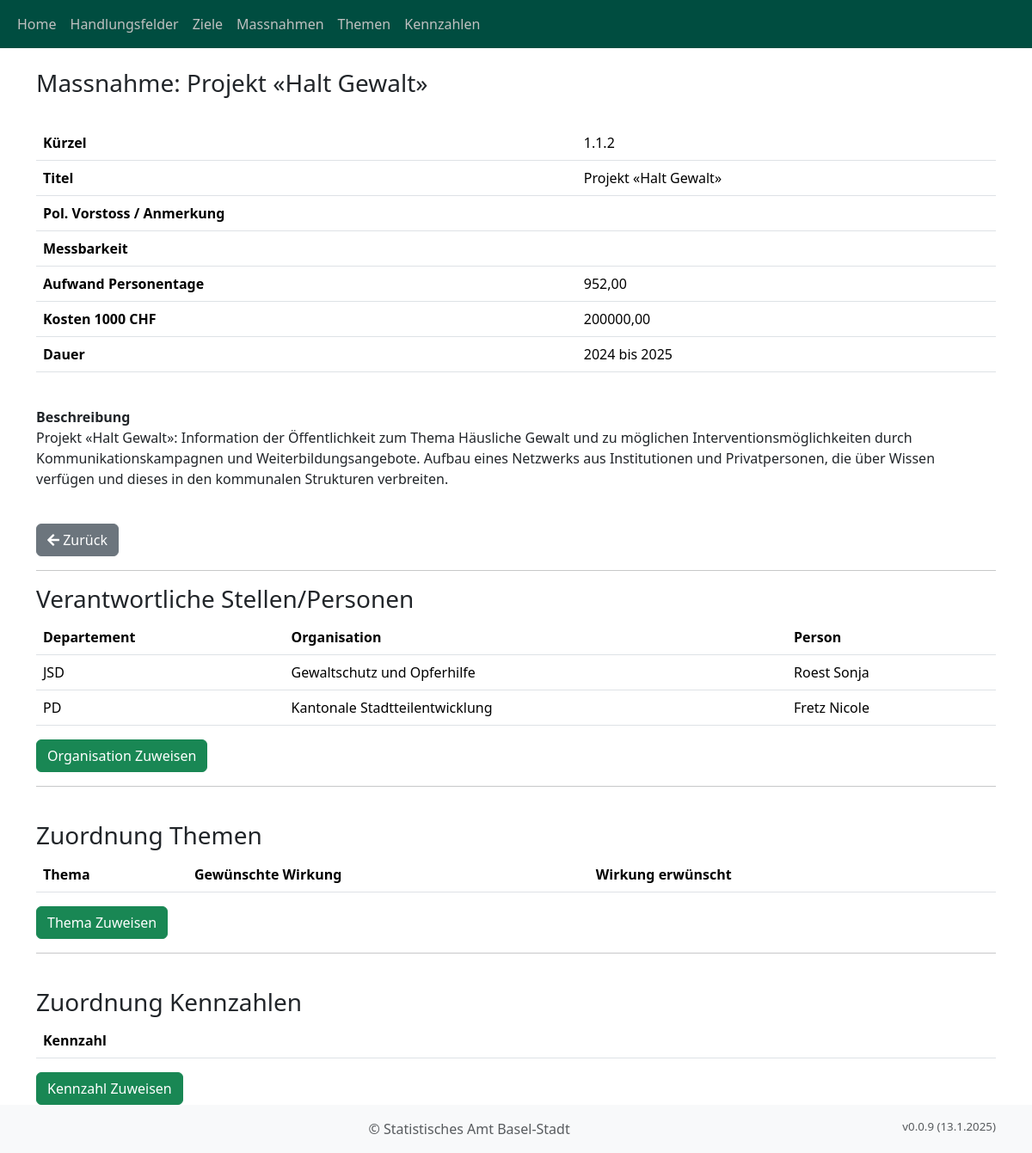
The page /index/massnahme/329/ on the database its author committed.
### objective_manager_app/models.py (models this page shows, shortened)
class BusinessObject(models.Model):
    strategie = models.ForeignKey("Strategie", on_delete=models.CASCADE, related_name="strategie_business_objects")
    typ = models.ForeignKey(
        "BusinessObjectTyp", on_delete=models.CASCADE, related_name="typ"
    )
    vorgaenger = models.ForeignKey(
        "self", on_delete=models.CASCADE, null=True, blank=True
    )
    kuerzel = models.CharField(max_length=10)
    titel = models.CharField(max_length=500, verbose_name="Titel")
    beschreibung = models.TextField(verbose_name="Beschreibung")
    erstellt_am = models.DateTimeField(auto_now_add=True, verbose_name="Erstellt am")
    erstellt_von = models.ForeignKey(
        User, on_delete=models.CASCADE, verbose_name="Erstellt von", blank=True
    )
    aufwand_personen_tage_plan = models.DecimalField(
        max_digits=10, decimal_places=2, verbose_name="Aufwand Personentage", default=0
    )
    aufwand_tsd_chf_plan = models.DecimalField(
        max_digits=10, decimal_places=2, verbose_name="Aufwand tsd CHF", default=0
    )
    jahr_start = models.IntegerField(
        verbose_name="Jahr Start", default=datetime.now().year
    )
    jahr_ende = models.IntegerField(
        verbose_name="Jahr Ende", default=datetime.now().year
    )
    objects = models.Manager()
    handlungsfelder = HandlungsfeldManager()
    ziele = ZielManager()
    massnahmen = MassnahmeManager()

class MassnahmeOrganisation(models.Model):
    massnahme = models.ForeignKey(BusinessObject, on_delete=models.CASCADE)
    organisation = models.ForeignKey(Organisation, on_delete=models.CASCADE)
    person = models.ForeignKey(Person, on_delete=models.CASCADE, default=1)
    bemerkungen = models.TextField(
        max_length=500, verbose_name="Bemerkungen", null=True, blank=True
    )

class Organisation(models.Model):
    departement = models.CharField(max_length=200)
    dienststelle = models.CharField(max_length=200)
    bereich = models.CharField(max_length=200)
    departement_kuerzel = models.CharField(max_length=200)
    dienststelle_kuerzel = models.CharField(max_length=200)
    bereich_kuerzel = models.CharField(max_length=200)
    class Meta:
        ordering = ["departement_kuerzel", "dienststelle"]

class Person(models.Model):
    user = models.OneToOneField(User, on_delete=models.CASCADE, blank=True, null=True)
    vorname = models.CharField(verbose_name="Vorname", max_length=200)
    nachname = models.CharField(verbose_name="Nachname", max_length=200)
    email = models.EmailField(
        verbose_name="Email", max_length=200, null=True, blank=True
    )
    telefon = models.CharField(
        verbose_name="Telefon", max_length=200, null=True, blank=True
    )
    organisation = models.ForeignKey(Organisation, on_delete=models.CASCADE)
    erstellt_am = models.DateTimeField(auto_now_add=True)
    class Meta:
        ordering = ["nachname", "vorname"]
    def __str__(self):
        return f"{self.nachname} {self.vorname}"

### objective_manager_app/views.py (the view)
# urls.py: path("massnahme/<int:pk>/", views.massnahme_detail, name="massnahme_detail"),
def massnahme_detail(request, pk):
    massnahme = get_object_or_404(BusinessObject, pk=pk)
    massnahme_orgs = MassnahmeOrganisation.objects.filter(massnahme=massnahme)
    context = {
        "massnahme": massnahme,
        "massnahme_orgs": massnahme_orgs,
        "strategie": massnahme.strategie,
    }
    return render(
        request,
        "objective_manager_app/massnahme_detail.html",
        context,
    )

### objective_manager_app/templatetags/custom_filters.py (called while the page is built)
@register.filter(name='is_in_group')
def is_in_group(user, group_name):
    if user.is_authenticated:
        return user.groups.filter(name=group_name).exists()
    return False

### templates/objective_manager_app/massnahme_detail.html (shortened to what this page needs)
{% extends "base.html" %}
{% load custom_filters %}
{% block content %}
    <div class="container">
        <h3>Massnahme: {{massnahme.titel}}</h3>
        <br/>
        <table class="table">
            <tr>
                <th>Kürzel</th><td>{{massnahme.kuerzel}}</td>
            </tr>
            <tr>
                <th>Titel</th><td>{{massnahme.titel}}</td>
            </tr>
            <tr>
                <th>Pol. Vorstoss / Anmerkung </th><td>{{massnahme.anmerkung_initialisierung}}</td>
            </tr>
            <tr>
                <th>Messbarkeit</th><td>{{massnahme.mess_groesse}}</td>
            </tr>
            <tr>
                <th>Aufwand Personentage</th><td>{{massnahme.aufwand_personen_tage_plan}}</td>
            </tr>
            <tr>
                <th>Kosten 1000 CHF</th><td>{{massnahme.aufwand_tsd_chf_plan}}</td>
            </tr>
            <tr>
                <th>Dauer</th><td>{{massnahme.jahr_start}} bis {{massnahme.jahr_ende}}</td>
            </tr>
        </table>
        {% if massnahme.beschreibung %}
            <br>
            <b>Beschreibung</b><br>{{massnahme.beschreibung}}
            <br>
        {% endif %}
        <br>
        <button onclick="goBack()" class="btn btn-secondary mt-3">
            <i class="fas fa-arrow-left"></i> Zurück
        </button>
        <br>
        <hr>
        <h3>Verantwortliche Stellen/Personen</h3>
        <table class="table">
            <thead>
                <tr>
                    <th>Departement</th>
                    <th>Organisation</th>
                    <th>Person</th>
                </tr>
            </thead>
            {% for mo in massnahme_orgs %}
                <tr>
                    <td>{{ mo.organisation.departement_kuerzel }}</td>
                    <td>{{ mo.organisation.bereich }}</td>
                    <td>{{ mo.person }}</td>
                </tr>
            {% endfor %}
        </table>
        <button type="button" class="btn btn-success" onclick="window.location.href='{% url "massnahme_org_create" massnahme.pk %}'">Organisation Zuweisen</button>
        <br>
        <hr>
        <br>
        <h3>Zuordnung Themen</h3>
        <table class="table">
            <thead>
                <tr>
                    <th>Thema</th>
                    <th>Gewünschte Wirkung</th>
                    <th>Wirkung erwünscht</th>
                    <th></th>
                </tr>
            </thead>
        </table>
        <button type="button" class="btn btn-success" onclick="window.location.href='{% url "massnahme_org_create" massnahme.pk %}'">Thema Zuweisen</button>
        <br>
        <hr>
        <br>
        <h3>Zuordnung Kennzahlen</h3>
        <table class="table">
            <thead>
                <tr>
                    <th>Kennzahl</th>
                    <th></th>
                </tr>
            </thead>
        </table>
        <button type="button" class="btn btn-success" onclick="window.location.href='{% url "massnahme_org_create" massnahme.pk %}'">Kennzahl Zuweisen</button>
    </div>
{% endblock %}

### rows shown on the page
BusinessObject: titel "Projekt «Halt Gewalt»", kuerzel "1.1.2", aufwand_personen_tage_plan "952,00", aufwand_tsd_chf_plan "200000,00", jahr_start "2024", jahr_ende "2025", beschreibung "Projekt «Halt Gewalt»: Information der Öffentlichkeit zum Thema Häusliche Gewalt und zu möglichen Interventionsmöglichkeiten durch Kommunikationskampagnen und Weiterbildungsangebote. Aufbau eines Netzwerks aus Institutionen und Privatpersonen, die über Wissen verfügen und dieses in den kommunalen Strukturen verbreiten."
MassnahmeOrganisation: organisation.departement_kuerzel "JSD", organisation.bereich "Gewaltschutz und Opferhilfe", person "Roest Sonja"
MassnahmeOrganisation: organisation.departement_kuerzel "PD", organisation.bereich "Kantonale Stadtteilentwicklung", person "Fretz Nicole"
